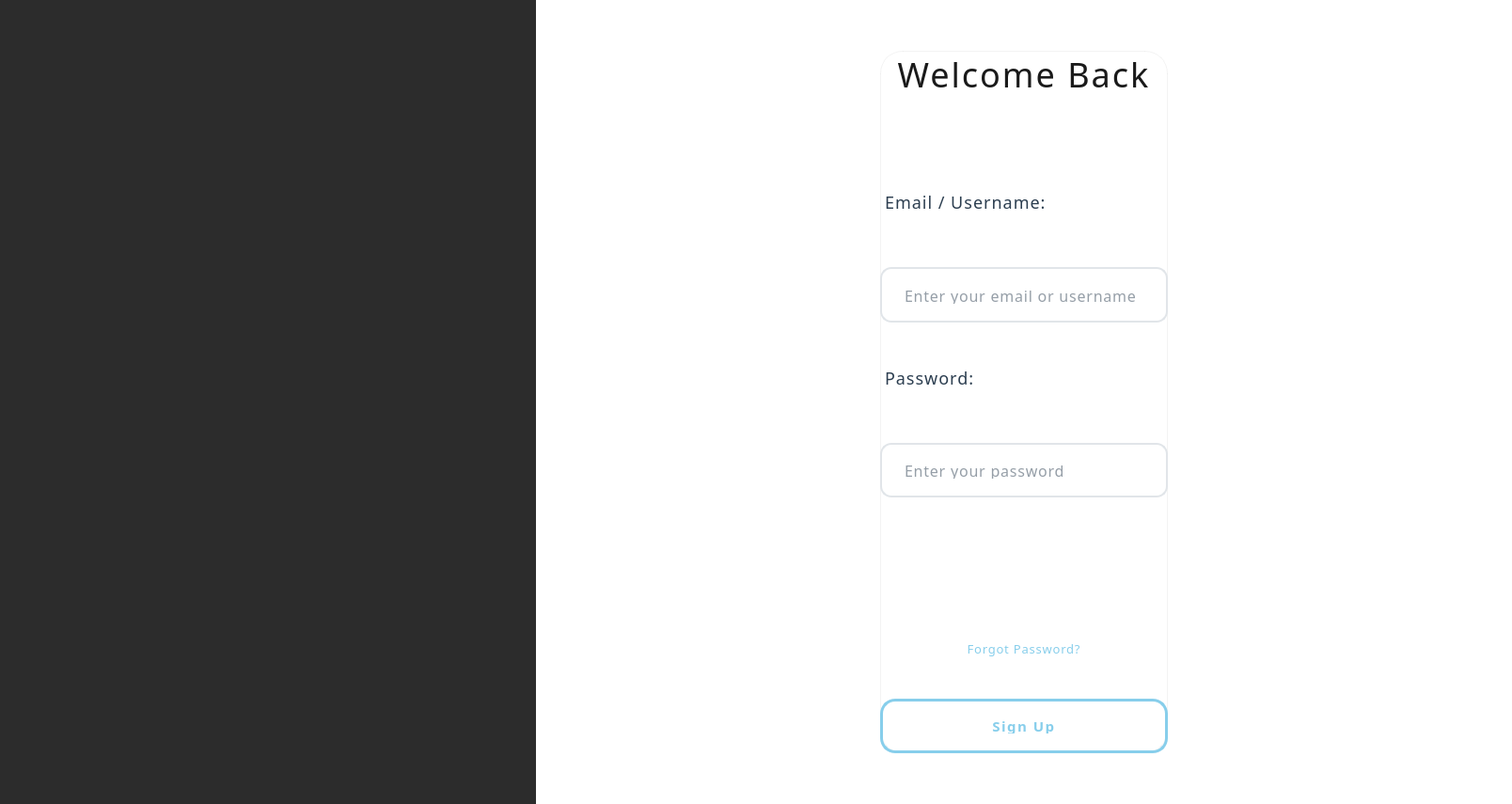
<?xml version="1.0" encoding="UTF-8"?>
<ui version="4.0">
 <class>LoginPage</class>
 <widget class="QMainWindow" name="LoginPage">
  <property name="geometry">
   <rect>
    <x>0</x>
    <y>0</y>
    <width>1608</width>
    <height>855</height>
   </rect>
  </property>
  <property name="windowTitle">
   <string>Login - Amine Templar</string>
  </property>
  <property name="windowState">
   <set>Qt::WindowMaximized</set>
  </property>
  <property name="styleSheet">
   <string notr="true">QMainWindow#LoginPage {
    background-color: #ffffff;
    font-family: 'Poppins Slim', 'Poppins', 'Segoe UI', Arial, sans-serif;
    font-weight: 300;
}</string>
  </property>
  <widget class="QWidget" name="centralwidget">
   <layout class="QHBoxLayout" name="mainLayout">
    <property name="spacing">
     <number>0</number>
    </property>
    <property name="leftMargin">
     <number>0</number>
    </property>
    <property name="topMargin">
     <number>0</number>
    </property>
    <property name="rightMargin">
     <number>0</number>
    </property>
    <property name="bottomMargin">
     <number>0</number>
    </property>
    <!-- LEFT COLUMN: Image with black background -->
    <item>
     <widget class="QWidget" name="imageColumn" native="true">
      <property name="sizePolicy">
       <sizepolicy hsizetype="Fixed" vsizetype="Expanding">
        <horstretch>0</horstretch>
        <verstretch>0</verstretch>
       </sizepolicy>
      </property>
      <property name="minimumSize">
       <size>
        <width>570</width>
        <height>855</height>
       </size>
      </property>
      <property name="maximumSize">
       <size>
        <width>570</width>
        <height>855</height>
       </size>
      </property>
      <property name="styleSheet">
       <string notr="true">QWidget#imageColumn {
    background-image: url(:/images/amine.jpg);
    background-repeat: no-repeat;
    background-position: center center;
    background-size: cover;
    background-color: #2c2c2c;
}</string>
      </property>
      <layout class="QVBoxLayout" name="imageLayout">
       <property name="spacing">
        <number>0</number>
       </property>
       <property name="leftMargin">
        <number>0</number>
       </property>
       <property name="topMargin">
        <number>0</number>
       </property>
       <property name="rightMargin">
        <number>0</number>
       </property>
       <property name="bottomMargin">
        <number>0</number>
       </property>
       <item>
        <spacer name="imageSpacerFill">
         <property name="orientation">
          <enum>Qt::Vertical</enum>
         </property>
         <property name="sizeHint" stdset="0">
          <size>
           <width>20</width>
           <height>40</height>
          </size>
         </property>
        </spacer>
       </item>
      </layout>
     </widget>
    </item>
    <!-- RIGHT COLUMN: Login form with white background -->
    <item>
     <widget class="QWidget" name="formColumn" native="true">
      <property name="sizePolicy">
       <sizepolicy hsizetype="Expanding" vsizetype="Expanding">
        <horstretch>2</horstretch>
        <verstretch>0</verstretch>
       </sizepolicy>
      </property>
      <property name="styleSheet">
       <string notr="true">QWidget#formColumn {
    background-color: #ffffff;
}</string>
      </property>
      <layout class="QVBoxLayout" name="formLayout">
       <property name="spacing">
        <number>0</number>
       </property>
       <property name="leftMargin">
        <number>60</number>
       </property>
       <property name="topMargin">
        <number>40</number>
       </property>
       <property name="rightMargin">
        <number>60</number>
       </property>
       <property name="bottomMargin">
        <number>40</number>
       </property>
       <!-- Vertical centering spacer -->
       <item>
        <spacer name="topSpacer">
         <property name="orientation">
          <enum>Qt::Vertical</enum>
         </property>
         <property name="sizeHint" stdset="0">
          <size>
           <width>20</width>
           <height>40</height>
          </size>
         </property>
        </spacer>
       </item>
       <!-- Login Form Container -->
       <item>
        <layout class="QHBoxLayout" name="centeringLayout">
         <item>
          <spacer name="leftCenterSpacer">
           <property name="orientation">
            <enum>Qt::Horizontal</enum>
           </property>
           <property name="sizeHint" stdset="0">
            <size>
             <width>40</width>
             <height>20</height>
            </size>
           </property>
          </spacer>
         </item>
         <item>
          <widget class="QWidget" name="loginFormContainer" native="true">
           <property name="maximumSize">
            <size>
             <width>760</width>
             <height>16777215</height>
            </size>
           </property>
           <property name="styleSheet">
            <string notr="true">QWidget#loginFormContainer {
    background-color: #ffffff;
    border-radius: 24px;
    border: 1px solid rgba(0, 0, 0, 0.05);
    box-shadow: 0 16px 40px rgba(0, 0, 0, 0.08), 0 4px 12px rgba(0, 0, 0, 0.04);
    padding: 48px 64px;
    transition: all 0.5s cubic-bezier(0.25, 0.46, 0.45, 0.94);
}
QWidget#loginFormContainer:hover {
    box-shadow: 0 32px 80px rgba(135, 206, 235, 0.25), 0 12px 28px rgba(135, 206, 235, 0.15);
    border-color: rgba(135, 206, 235, 0.4);
    transform: translateY(-8px) scale(1.02);
    background: linear-gradient(145deg, #ffffff 0%, rgba(135, 206, 235, 0.03) 100%);
}</string>
           </property>
           <layout class="QVBoxLayout" name="loginFormLayout">
            <property name="spacing">
             <number>32</number>
            </property>
            <property name="leftMargin">
             <number>0</number>
            </property>
            <property name="topMargin">
             <number>0</number>
            </property>
            <property name="rightMargin">
             <number>0</number>
            </property>
            <property name="bottomMargin">
             <number>0</number>
            </property>
            <!-- Login Title -->
            <item>
             <widget class="QLabel" name="loginTitle">
              <property name="font">
               <font>
                <family>Poppins Slim</family>
                <pointsize>36</pointsize>
                <weight>400</weight>
               </font>
              </property>
              <property name="styleSheet">
               <string notr="true">QLabel#loginTitle {
    color: #1a1a1a;
    font-family: 'Poppins Slim', sans-serif;
    font-weight: 400;
    font-size: 36px;
    letter-spacing: 2px;
    background-color: transparent;
    padding: 0px 0px 32px 0px;
    text-align: center;
    margin-bottom: 20px;
    transition: all 0.5s cubic-bezier(0.25, 0.46, 0.45, 0.94);
    text-transform: uppercase;
}
QLabel#loginTitle:hover {
    color: #0f1419;
    text-shadow: 0 0 25px rgba(135, 206, 235, 0.9), 0 0 50px rgba(135, 206, 235, 0.6);
    transform: scale(1.05);
    letter-spacing: 3px;
}</string>
              </property>
              <property name="text">
               <string>Welcome Back</string>
              </property>
              <property name="alignment">
               <set>Qt::AlignCenter</set>
              </property>
             </widget>
            </item>
            <!-- Email Label -->
            <item>
             <widget class="QLabel" name="emailLabel">
              <property name="font">
               <font>
                <family>Poppins Slim</family>
                <pointsize>18</pointsize>
                <weight>400</weight>
               </font>
              </property>
              <property name="styleSheet">
               <string notr="true">QLabel#emailLabel {
    color: #2c3e50;
    font-family: 'Poppins Slim', sans-serif;
    font-weight: 400;
    font-size: 18px;
    letter-spacing: 1px;
    padding: 14px 0px;
    margin-bottom: 10px;
    transition: all 0.5s cubic-bezier(0.25, 0.46, 0.45, 0.94);
    text-transform: uppercase;
}
QLabel#emailLabel:hover {
    color: #0f1419;
    text-shadow: 0 0 20px rgba(135, 206, 235, 1.0), 0 4px 8px rgba(135, 206, 235, 0.6);
    transform: translateX(6px) scale(1.03);
    letter-spacing: 1.5px;
}</string>
              </property>
              <property name="text">
               <string>Email / Username:</string>
              </property>
             </widget>
            </item>
            <!-- Email/Username Field -->
            <item>
             <widget class="QLineEdit" name="emailLineEdit">
              <property name="minimumSize">
               <size>
                <width>0</width>
                <height>52</height>
               </size>
              </property>
              <property name="font">
               <font>
                <family>Poppins Slim</family>
                <pointsize>16</pointsize>
                <weight>400</weight>
               </font>
              </property>
              <property name="styleSheet">
               <string notr="true">QLineEdit#emailLineEdit {
    padding: 18px 22px;
    border: 1.5px solid #e1e5e9;
    border-radius: 12px;
    background-color: #ffffff;
    color: #2c3e50;
    font-family: 'Poppins Slim', sans-serif;
    font-weight: 400;
    font-size: 16px;
    letter-spacing: 0.8px;
    transition: all 0.5s cubic-bezier(0.25, 0.46, 0.45, 0.94);
    box-shadow: 0 2px 8px rgba(0, 0, 0, 0.04);
}
QLineEdit#emailLineEdit:focus {
    border-color: #87CEEB;
    outline: none;
    box-shadow: 0 0 0 4px rgba(135, 206, 235, 0.25), 0 8px 20px rgba(135, 206, 235, 0.15);
    transform: scale(1.02);
    background-color: rgba(135, 206, 235, 0.02);
}
QLineEdit#emailLineEdit:hover {
    border-color: #87CEEB;
    box-shadow: 0 6px 16px rgba(135, 206, 235, 0.2);
    transform: translateY(-2px);
}</string>
              </property>
              <property name="placeholderText">
               <string>Enter your email or username</string>
              </property>
             </widget>
            </item>
            <!-- Password Label -->
            <item>
             <widget class="QLabel" name="passwordLabel">
              <property name="font">
               <font>
                <family>Poppins Slim</family>
                <pointsize>18</pointsize>
                <weight>400</weight>
               </font>
              </property>
              <property name="styleSheet">
               <string notr="true">QLabel#passwordLabel {
    color: #2c3e50;
    font-family: 'Poppins Slim', sans-serif;
    font-weight: 400;
    font-size: 18px;
    letter-spacing: 1px;
    padding: 14px 0px;
    margin-bottom: 10px;
    transition: all 0.5s cubic-bezier(0.25, 0.46, 0.45, 0.94);
    text-transform: uppercase;
}
QLabel#passwordLabel:hover {
    color: #0f1419;
    text-shadow: 0 0 20px rgba(135, 206, 235, 1.0), 0 4px 8px rgba(135, 206, 235, 0.6);
    transform: translateX(6px) scale(1.03);
    letter-spacing: 1.5px;
}</string>
              </property>
              <property name="text">
               <string>Password:</string>
              </property>
             </widget>
            </item>
            <!-- Password Field -->
            <item>
             <widget class="QLineEdit" name="passwordLineEdit">
              <property name="minimumSize">
               <size>
                <width>0</width>
                <height>52</height>
               </size>
              </property>
              <property name="font">
               <font>
                <family>Poppins Slim</family>
                <pointsize>16</pointsize>
                <weight>400</weight>
               </font>
              </property>
              <property name="styleSheet">
               <string notr="true">QLineEdit#passwordLineEdit {
    padding: 18px 22px;
    border: 1.5px solid #e1e5e9;
    border-radius: 12px;
    background-color: #ffffff;
    color: #2c3e50;
    font-family: 'Poppins Slim', sans-serif;
    font-weight: 400;
    font-size: 16px;
    letter-spacing: 0.8px;
    transition: all 0.5s cubic-bezier(0.25, 0.46, 0.45, 0.94);
    box-shadow: 0 2px 8px rgba(0, 0, 0, 0.04);
}
QLineEdit#passwordLineEdit:focus {
    border-color: #87CEEB;
    outline: none;
    box-shadow: 0 0 0 4px rgba(135, 206, 235, 0.25), 0 8px 20px rgba(135, 206, 235, 0.15);
    transform: scale(1.02);
    background-color: rgba(135, 206, 235, 0.02);
}
QLineEdit#passwordLineEdit:hover {
    border-color: #87CEEB;
    box-shadow: 0 6px 16px rgba(135, 206, 235, 0.2);
    transform: translateY(-2px);
}</string>
              </property>
              <property name="echoMode">
               <enum>QLineEdit::Password</enum>
              </property>
              <property name="placeholderText">
               <string>Enter your password</string>
              </property>
             </widget>
            </item>
            <!-- Spacing -->
            <item>
             <spacer name="fieldSpacer">
              <property name="orientation">
               <enum>Qt::Vertical</enum>
              </property>
              <property name="sizeType">
               <enum>QSizePolicy::Fixed</enum>
              </property>
              <property name="sizeHint" stdset="0">
               <size>
                <width>20</width>
                <height>24</height>
               </size>
              </property>
             </spacer>
            </item>
            <!-- Login Button -->
            <item>
             <widget class="QPushButton" name="loginButton">
              <property name="minimumSize">
               <size>
                <width>0</width>
                <height>52</height>
               </size>
              </property>
              <property name="font">
               <font>
                <family>Poppins Slim</family>
                <pointsize>15</pointsize>
                <weight>700</weight>
               </font>
              </property>
              <property name="styleSheet">
               <string notr="true">QPushButton#loginButton {
    background: linear-gradient(135deg, #87CEEB 0%, #5DADE2 100%);
    color: #ffffff;
    border: none;
    border-radius: 16px;
    padding: 18px 32px;
    font-family: 'Poppins Slim', sans-serif;
    font-weight: 700;
    font-size: 15px;
    letter-spacing: 1.5px;
    text-transform: uppercase;
    transition: all 0.6s cubic-bezier(0.25, 0.46, 0.45, 0.94);
    box-shadow: 0 8px 24px rgba(135, 206, 235, 0.4);
}
QPushButton#loginButton:hover {
    background: linear-gradient(135deg, #ADD8E6 0%, #87CEEB 100%);
    color: #2c3e50;
    transform: translateY(-4px) scale(1.03);
    box-shadow: 0 16px 40px rgba(173, 216, 230, 0.7);
    text-shadow: 0 0 20px rgba(255, 255, 255, 1.0);
    letter-spacing: 2px;
}
QPushButton#loginButton:pressed {
    background: linear-gradient(135deg, #5DADE2 0%, #87CEEB 100%);
    color: #2c3e50;
    transform: translateY(-2px) scale(1.01);
    box-shadow: 0 12px 30px rgba(135, 206, 235, 0.5);
}</string>
              </property>
              <property name="text">
               <string>Login</string>
              </property>
             </widget>
            </item>
            <!-- Forgot Password Link -->
            <item>
             <widget class="QPushButton" name="forgotPasswordButton">
              <property name="font">
               <font>
                <family>Poppins Slim</family>
                <pointsize>13</pointsize>
                <weight>400</weight>
               </font>
              </property>
              <property name="styleSheet">
               <string notr="true">QPushButton#forgotPasswordButton {
    background-color: transparent;
    color: #87CEEB;
    border: none;
    font-family: 'Poppins Slim', sans-serif;
    font-weight: 400;
    font-size: 13px;
    letter-spacing: 0.8px;
    text-decoration: none;
    text-align: center;
    padding: 12px 16px;
    transition: all 0.5s cubic-bezier(0.25, 0.46, 0.45, 0.94);
    border-radius: 8px;
}
QPushButton#forgotPasswordButton:hover {
    color: #2c3e50;
    text-decoration: underline;
    background-color: rgba(135, 206, 235, 0.1);
    box-shadow: 0 4px 15px rgba(135, 206, 235, 0.4);
    text-shadow: 0 0 12px rgba(135, 206, 235, 0.8);
    transform: translateY(-1px);
}</string>
              </property>
              <property name="text">
               <string>Forgot Password?</string>
              </property>
              <property name="flat">
               <bool>true</bool>
              </property>
             </widget>
            </item>
            <!-- Sign Up Button -->
            <item>
             <widget class="QPushButton" name="signUpButton">
              <property name="minimumSize">
               <size>
                <width>0</width>
                <height>52</height>
               </size>
              </property>
              <property name="font">
               <font>
                <family>Poppins Slim</family>
                <pointsize>15</pointsize>
                <weight>600</weight>
               </font>
              </property>
              <property name="styleSheet">
               <string notr="true">QPushButton#signUpButton {
    background-color: transparent;
    color: #87CEEB;
    border: 2.5px solid #87CEEB;
    border-radius: 16px;
    padding: 18px 32px;
    font-family: 'Poppins Slim', sans-serif;
    font-weight: 600;
    font-size: 15px;
    letter-spacing: 1.5px;
    text-transform: uppercase;
    transition: all 0.6s cubic-bezier(0.25, 0.46, 0.45, 0.94);
    box-shadow: 0 4px 12px rgba(135, 206, 235, 0.3);
}
QPushButton#signUpButton:hover {
    background-color: rgba(135, 206, 235, 0.1);
    color: #2c3e50;
    border-color: #ADD8E6;
    transform: translateY(-4px) scale(1.02);
    box-shadow: 0 16px 40px rgba(135, 206, 235, 0.6), 0 0 30px rgba(135, 206, 235, 0.8);
    text-shadow: 0 0 20px rgba(135, 206, 235, 1.0);
    letter-spacing: 2px;
}
QPushButton#signUpButton:pressed {
    background-color: rgba(135, 206, 235, 0.2);
    color: #2c3e50;
    border-color: #5DADE2;
    transform: translateY(-2px) scale(1.01);
    box-shadow: 0 12px 30px rgba(135, 206, 235, 0.5);
}</string>
              </property>
              <property name="text">
               <string>Sign Up</string>
              </property>
             </widget>
            </item>
           </layout>
          </widget>
         </item>
         <item>
          <spacer name="rightCenterSpacer">
           <property name="orientation">
            <enum>Qt::Horizontal</enum>
           </property>
           <property name="sizeHint" stdset="0">
            <size>
             <width>40</width>
             <height>20</height>
            </size>
           </property>
          </spacer>
         </item>
        </layout>
       </item>
       <!-- Bottom spacer for centering -->
       <item>
        <spacer name="bottomSpacer">
         <property name="orientation">
          <enum>Qt::Vertical</enum>
         </property>
         <property name="sizeHint" stdset="0">
          <size>
           <width>20</width>
           <height>40</height>
          </size>
         </property>
        </spacer>
       </item>
      </layout>
     </widget>
    </item>
   </layout>
  </widget>
 </widget>
 <resources>
  <include location="resources.qrc"/>
 </resources>
 <connections/>
</ui>
